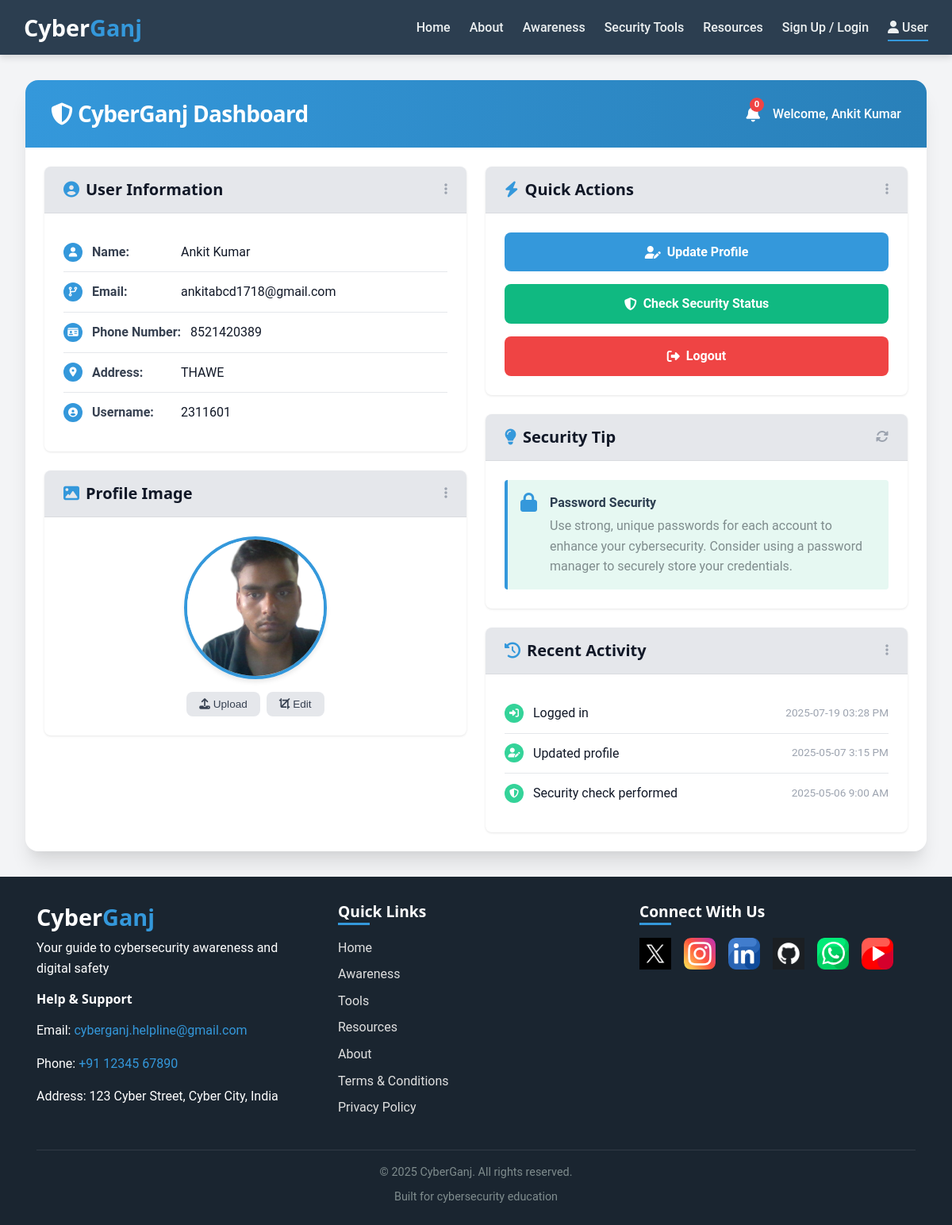
/welcome (signed in), run on the app's committed database.
### app.py (models this page shows)
class User(UserMixin, db.Model):
    id = db.Column(db.Integer, primary_key=True)
    username = db.Column(db.String(100), unique=True, nullable=False)
    password = db.Column(db.String(100), nullable=False)
    name = db.Column(db.String(100), nullable=False)
    Email = db.Column(db.String(100), nullable=False)
    phone_number = db.Column(db.String(50), nullable=False)
    address = db.Column(db.String(200), nullable=False)
    face_encoding = db.Column(db.PickleType, nullable=True)  # Store face encoding
    last_login = db.Column(db.DateTime, nullable=True)  # Store last login timestamp

### app.py (the view)
@app.route('/welcome')
@login_required
def welcome():
    return render_template('welcome.html', user=current_user)

### app.py (called while the page is built)
@login_manager.user_loader
def load_user(user_id):
    return User.query.get(int(user_id))

@app.context_processor
def inject_now():
    return {'now': datetime.now}

### templates/welcome.html (shortened to what this page needs)
{% extends 'base.html' %}
{% block content %}
<div class="cybganj-dashboard">
  <div class="inner-container fadeIn">
    <div class="dashboard-header">
      <h1><i class="fas fa-shield-alt"></i> CyberGanj Dashboard</h1>
      <div class="header-actions">
        <div class="notification-bell">
          <i class="fas fa-bell"></i>
          <div class="notification-badge">0</div>
        </div>
        <div class="user-welcome">Welcome, {{ user.name }}</div>
      </div>
    </div>
    <div class="dashboard-content">
      <div>
        <div class="card cybganj-card">
          <div class="card-header">
            <h2><i class="fas fa-user-circle"></i> User Information</h2>
            <div class="card-actions">
              <i class="fas fa-ellipsis-v"></i>
            </div>
          </div>
          <div class="card-body">
            <div class="info-item">
              <i class="fas fa-user"></i>
              <div class="info-label">Name:</div>
              <div class="info-value">{{ user.name }}</div>
            </div>
            <div class="info-item">
              <i class="fas fa-code-branch"></i>
              <div class="info-label">Email:</div>
              <div class="info-value">{{ user.Email }}</div>
            </div>
            <div class="info-item">
              <i class="fas fa-id-card"></i>
              <div class="info-label">Phone Number:</div>
              <div class="info-value">{{ user.phone_number }}</div>
            </div>
            <div class="info-item">
              <i class="fas fa-map-marker-alt"></i>
              <div class="info-label">Address:</div>
              <div class="info-value">{{ user.address }}</div>
            </div>
            <div class="info-item">
              <i class="fas fa-user-circle"></i>
              <div class="info-label">Username:</div>
              <div class="info-value">{{ user.username }}</div>
            </div>
          </div>
        </div>
        <div class="card cybganj-card" style="margin-top: 1.5rem;">
          <div class="card-header">
            <h2><i class="fas fa-image"></i> Profile Image</h2>
            <div class="card-actions">
              <i class="fas fa-ellipsis-v"></i>
            </div>
          </div>
          <div class="profile-image-container">
            <img src="{{ url_for('static', filename='images/' + user.username + '_profile.png') }}" alt="Profile Image" class="profile-image">
            <div class="profile-image-actions">
              <button class="image-action-btn"><i class="fas fa-upload"></i> Upload</button>
              <button class="image-action-btn"><i class="fas fa-crop"></i> Edit</button>
            </div>
          </div>
        </div>
      </div>
      <div>
        <div class="card cybganj-card">
          <div class="card-header">
            <h2><i class="fas fa-bolt"></i> Quick Actions</h2>
            <div class="card-actions">
              <i class="fas fa-ellipsis-v"></i>
            </div>
          </div>
          <div class="card-body">
            <div class="action-buttons">
              <a href="{{ url_for('update_profile') }}" class="button">
                <i class="fas fa-user-edit"></i> Update Profile
              </a>
              <a href="{{ url_for('security_check') }}" class="button button-secondary">
                <i class="fas fa-shield-alt"></i> Check Security Status
              </a>
              <a href="{{ url_for('logout') }}" class="button button-danger">
                <i class="fas fa-sign-out-alt"></i> Logout
              </a>
            </div>
          </div>
        </div>
        <div class="card cybganj-card" style="margin-top: 1.5rem;">
          <div class="card-header">
            <h2><i class="fas fa-lightbulb"></i> Security Tip</h2>
            <div class="card-actions">
              <i class="fas fa-sync-alt"></i>
            </div>
          </div>
          <div class="card-body">
            <div class="security-tip">
              <i class="fas fa-lock"></i>
              <div>
                <div class="security-tip-header">Password Security</div>
                <p>Use strong, unique passwords for each account to enhance your cybersecurity. Consider using a password manager to securely store your credentials.</p>
              </div>
            </div>
          </div>
        </div>
        <div class="card cybganj-card" style="margin-top: 1.5rem;">
          <div class="card-header">
            <h2><i class="fas fa-history"></i> Recent Activity</h2>
            <div class="card-actions">
              <i class="fas fa-ellipsis-v"></i>
            </div>
          </div>
          <div class="card-body">
            <div class="log-item">
              <i class="fas fa-sign-in-alt"></i>
              <div class="info-value">Logged in</div>
              <div class="log-time">{{ user.last_login.strftime('%Y-%m-%d %I:%M %p') if user.last_login else '2025-05-08 10:30 AM' }}</div>
            </div>
            <div class="log-item">
              <i class="fas fa-user-edit"></i>
              <div class="info-value">Updated profile</div>
              <div class="log-time">{{ '2025-05-07 3:15 PM' }}</div>
            </div>
            <div class="log-item">
              <i class="fas fa-shield-alt"></i>
              <div class="info-value">Security check performed</div>
              <div class="log-time">{{ '2025-05-06 9:00 AM' }}</div>
            </div>
          </div>
        </div>
      </div>
    </div>
  </div>
</div>
{% endblock %}

### templates/base.html (shortened to what this page needs)
<!DOCTYPE html>
<html lang="en">
<head>
    <link rel="stylesheet" href="{{ url_for('static', filename='css/main.css') }}">
    <link rel="stylesheet" href="{{ url_for('static', filename='css/responsive.css') }}">
    <link rel="stylesheet" href="https://cdnjs.cloudflare.com/ajax/libs/font-awesome/6.4.0/css/all.min.css">
</head>
<body>
    <header>
        <div class="container">
            <div class="logo">
                <a href="{{ url_for('index') }}">
                    <h1><span class="cyber">Cyber</span><span class="ganj">Ganj</span></h1>
                </a>
            </div>
            <nav>
                <ul class="nav-menu">
                    <li><a href="{{ url_for('index') }}" class="{% if request.path == url_for('index') %}active{% endif %}">Home</a></li>
                    <li><a href="{{ url_for('about') }}" class="{% if request.path == url_for('about') %}active{% endif %}">About</a></li>
                    <li><a href="{{ url_for('awareness') }}" class="{% if request.path == url_for('awareness') %}active{% endif %}">Awareness</a></li>
                    <li><a href="{{ url_for('tools') }}" class="{% if request.path == url_for('tools') %}active{% endif %}">Security Tools</a></li>
                    <li><a href="{{ url_for('resources') }}" class="{% if request.path == url_for('resources') %}active{% endif %}">Resources</a></li>
                     <li>
                            <a href="{{ url_for('home') }}" class="{% if request.path == url_for('home') %}active{% endif %}">
                              Sign Up / Login
                            </a>
                  </li>
                    <li>
                        <a href="{{ url_for('welcome') }}" class="{% if request.path == url_for('welcome') %}active{% endif %}">
                      <i class="fas fa-user"></i> User
                            </a>
                 </li>
                </ul>
            </nav>
        </div>
    </header>
    <main>
        {% block content %}{% endblock %}
    </main>
    <footer>
        <div class="container">
            <div class="footer-content">
                <div class="footer-logo">
                    <h2><span class="cyber">Cyber</span><span class="ganj">Ganj</span></h2>
                    <p>Your guide to cybersecurity awareness and digital safety</p>
                    <h4>Help & Support</h4>
                    <p>Email: <a href="mailto:cyberganj.helpline@gmail.com">cyberganj.helpline@gmail.com</a></p>
                    <p>Phone: <a href="tel:+911234567890">+91 12345 67890</a></p>
                    <p>Address: 123 Cyber Street, Cyber City, India</p>
                </div>
                <div class="footer-links">
                    <h3>Quick Links</h3>
                    <ul>
                        <li><a href="{{ url_for('index') }}">Home</a></li>
                        <li><a href="{{ url_for('awareness') }}">Awareness</a></li>
                        <li><a href="{{ url_for('tools') }}">Tools</a></li>
                        <li><a href="{{ url_for('resources') }}">Resources</a></li>
                        <li><a href="{{ url_for('about') }}">About</a></li>
                        <li><a href="{{ url_for('terms') }}">Terms & Conditions</a></li>
                        <li><a href="{{ url_for('privacy') }}">Privacy Policy</a></li>
                    </ul>
                </div>
                <div class="footer-social">
                    <h3>Connect With Us</h3>
                    <div class="social-icons">
                        <a href="https://x.com/ankit_prabhavak" aria-label="Follow us on X"><img src="{{ url_for('static', filename='images/x.avif') }}" alt="X"></a>
                        <a href="https://instagram.com/ankit_prabhavak" aria-label="Like us on Instagram"><img src="{{ url_for('static', filename='images/instagram.png') }}" alt="Instagram"></a>
                        <a href="https://linkedin.com/in/ankit-prabhavak" aria-label="Follow us on LinkedIn"><img src="{{ url_for('static', filename='images/linkedin.png') }}" alt="LinkedIn"></a>
                        <a href="https://github.com/ankit-prabhavak" aria-label="Visit our GitHub repository"><img src="{{ url_for('static', filename='images/github.webp') }}" alt="GitHub"></a>
                        <a href="#" aria-label="Visit our WhatsApp chanel"><img src="{{ url_for('static', filename='images/whatsapp.png') }}" alt="WhatsApp"></a>
                        <a href="https://youtube.com/@cyberganjofficial?si=PGvFbEIlkiLO3yMh" aria-label="Visit us on YouTube"><img src="{{ url_for('static', filename='images/youtube.png') }}" alt="YouTube"></a>
                    </div>
                </div>
            </div>
            <div class="footer-bottom">
                <p>&copy; {{ now().year }} CyberGanj. All rights reserved.</p>
                <p>Built for cybersecurity education</p>
            </div>
        </div>
    </footer>
</body>
</html>

### static/css/main.css (style rules this page uses)
:root { --primary-color: #2c3e50; --primary-dark: #1a2530; --secondary-color: #3498db; --secondary-dark: #2980b9; --accent-color: #e74c3c; --light-color: #ecf0f1; --dark-color: #2c3e50; --gray-light: #f5f5f5; --gray-medium: #e0e0e0; --gray-dark: #7f8c8d; --success-color: #27ae60; --warning-color: #f39c12; --danger-color: #c0392b; --font-primary: 'Roboto', 'Segoe UI', Tahoma, Geneva, Verdana, sans-serif; --font-heading: 'Montserrat', 'Segoe UI', Tahoma, Geneva, Verdana, sans-serif; --font-code: 'Source Code Pro', 'Courier New', monospace; --space-xs: 0.25rem; --space-sm: 0.5rem; --space-md: 1rem; --space-lg: 1.5rem; --space-xl: 2rem; --space-xxl: 3rem; --border-radius-sm: 0.25rem; --border-radius-md: 0.5rem; --border-radius-lg: 1rem; --shadow-sm: 0 2px 5px rgba(0, 0, 0, 0.1); --shadow-md: 0 4px 8px rgba(0, 0, 0, 0.12); --shadow-lg: 0 8px 16px rgba(0, 0, 0, 0.15); --transition-fast: 0.2s ease; --transition-medium: 0.3s ease; --transition-slow: 0.5s ease; }
* { margin: 0; padding: 0; box-sizing: border-box; }
html { font-size: 16px; scroll-behavior: smooth; }
body { font-family: var(--font-primary); color: var(--dark-color); line-height: 1.6; background-color: var(--light-color); }
a { color: var(--secondary-color); text-decoration: none; transition: color var(--transition-fast); }
ul, ol { list-style-position: inside; }
h1, h2, h3, h4, h5, h6 { font-family: var(--font-heading); margin-bottom: var(--space-md); line-height: 1.3; font-weight: 700; }
h1 { font-size: 2.5rem; }
h2 { font-size: 2rem; }
h3 { font-size: 1.5rem; }
p { margin-bottom: var(--space-md); }
img { max-width: 100%; height: auto; display: block; }
.container { width: 90%; max-width: 1200px; margin: 0 auto; padding: 0 var(--space-md); }
header { background-color: var(--primary-color); box-shadow: var(--shadow-md); position: sticky; top: 0; z-index: 100; }
header .container { display: flex; justify-content: space-between; align-items: center; padding: var(--space-md) 0; }
.logo a { display: flex; align-items: center; text-decoration: none; }
.logo h1 { font-size: 1.8rem; margin-bottom: 0; color: white; }
.cyber { color: white; font-weight: 700; }
.ganj { color: var(--secondary-color); font-weight: 700; }
.nav-menu { display: flex; list-style: none; margin: 0; padding: 0; }
.nav-menu li { margin-left: var(--space-lg); }
.nav-menu a { color: var(--light-color); text-decoration: none; font-weight: 500; padding: var(--space-sm) 0; position: relative; }
.nav-menu a::after { content: ''; position: absolute; bottom: 0; left: 0; width: 0; height: 2px; background-color: var(--secondary-color); transition: width var(--transition-medium); }
.nav-menu a:hover::after, .nav-menu a.active::after { width: 100%; }
footer { background-color: var(--primary-dark); color: white; padding: var(--space-xl) 0 var(--space-md); }
.footer-content { display: grid; grid-template-columns: repeat(auto-fit, minmax(250px, 1fr)); gap: var(--space-xl); margin-bottom: var(--space-xl); }
.footer-logo h2 { font-size: 1.8rem; margin-bottom: var(--space-sm); }
.footer-links h3, .footer-social h3 { font-size: 1.2rem; margin-bottom: var(--space-md); position: relative; padding-bottom: var(--space-xs); }
.footer-links h3::after, .footer-social h3::after { content: ''; position: absolute; bottom: 0; left: 0; width: 40px; height: 3px; background-color: var(--secondary-color); }
.footer-links ul { list-style: none; }
.footer-links li { margin-bottom: var(--space-sm); }
.footer-links a { color: var(--gray-medium); transition: color var(--transition-fast); }
.social-icons { display: flex; gap: var(--space-md); }
.social-icons a { display: flex; justify-content: center; align-items: center; width: 40px; height: 40px; border-radius: 50%; background-color: rgba(255, 255, 255, 0.1); color: white; transition: all var(--transition-fast); }
.footer-bottom { text-align: center; padding-top: var(--space-md); border-top: 1px solid rgba(255, 255, 255, 0.1); font-size: 0.9rem; color: var(--gray-dark); }
.footer-bottom p { margin-bottom: var(--space-sm); }

### static/css/responsive.css (style rules this page uses)
@media (max-width: 1200px) { .container { width: 95%; } }

### data on the page
User: name "Ankit Kumar", Email "ankitabcd1718@gmail.com", phone_number "8521420389", address "THAWE", username "2311601", username (picture), last_login "2025-07-19 03:28 PM"

### other printed values
{{ '2025-05-07 3:15 PM' }} "2025-05-07 3:15 PM"
{{ '2025-05-06 9:00 AM' }} "2025-05-06 9:00 AM"
